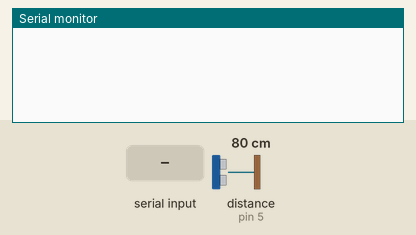
This sketch was run on a simulated Arduino Uno, built with avr-gcc and run on an emulated ATmega328P. On the bench: the last lines printed to the serial monitor. The test bench sets the inputs (shaded band); at power-on: distance to the obstacle (sensor on pin 5) 80 cm. The echo pulse lasts 58.3 µs per cm.

Above: at 1.2 s.
1.3 s: "a\n" received over Serial
At 2.0 s:
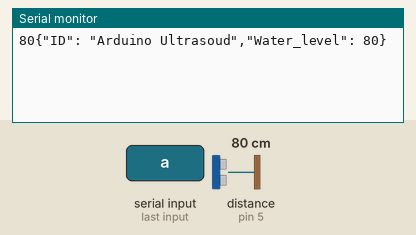
2.8 s: byte 97 (97) received over Serial
At 3.2 s:
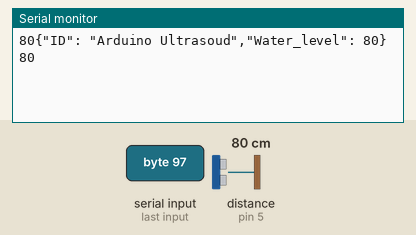
4.3 s: "1\n" received over Serial
At 5.9 s:
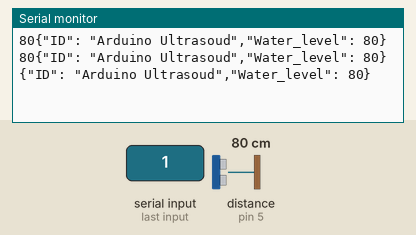

The sketch:

ultrasonic.ino
```cpp
#define SONAR_TRIGGER_PIN     4
#define SONAR_ECHO_PIN        5

int current_distance=0;

unsigned int measure_distance()
{
   // Trigger the SRF05:
   digitalWrite(SONAR_TRIGGER_PIN, HIGH);
   delayMicroseconds(10);
   digitalWrite(SONAR_TRIGGER_PIN, LOW);

   // Wait for Echo Pulse
   unsigned long pulse_length = pulseIn(SONAR_ECHO_PIN, HIGH);

   // Ensure the ultrasonic "beep" has faded away
   delay(50);

   // Convert Pulse to Distance (inches)
   // pulse_length/58 = cm or pulse_length/148 = inches
   return( (unsigned int) (pulse_length / 58) );
}

void setup()
{
   pinMode(SONAR_TRIGGER_PIN, OUTPUT);
   pinMode(SONAR_ECHO_PIN, INPUT);
   Serial.begin(9600);
}

void loop()
{
  if(Serial.available()>0){
   int incomingbyte=Serial.read();
   current_distance = measure_distance();

   if (incomingbyte== 97){
   String data =String(current_distance);
   Serial.print(data);
   }
   else{

  String json=buildJson();
  char jsonStr[200];
  json.toCharArray(jsonStr,200);
  Serial.print(jsonStr);


   }
   delay(20);

  }
}

String buildJson() {
  String data = "{";
  data+="\"ID\": \"Arduino Ultrasoud\",";
  data+="\"Water_level\": ";
  data+=(int)current_distance;
  data+="}";
  data+="\n";
  return data;
}
```

Measured:
- after the input at 1.3 s, the serial monitor: prints a new line after 0.06 s (image 1)
- after the input at 2.8 s, the serial monitor: prints a new line after 0.06 s (image 2)
- after the input at 4.3 s, the serial monitor: prints a new line after 0.06 s (image 3)
